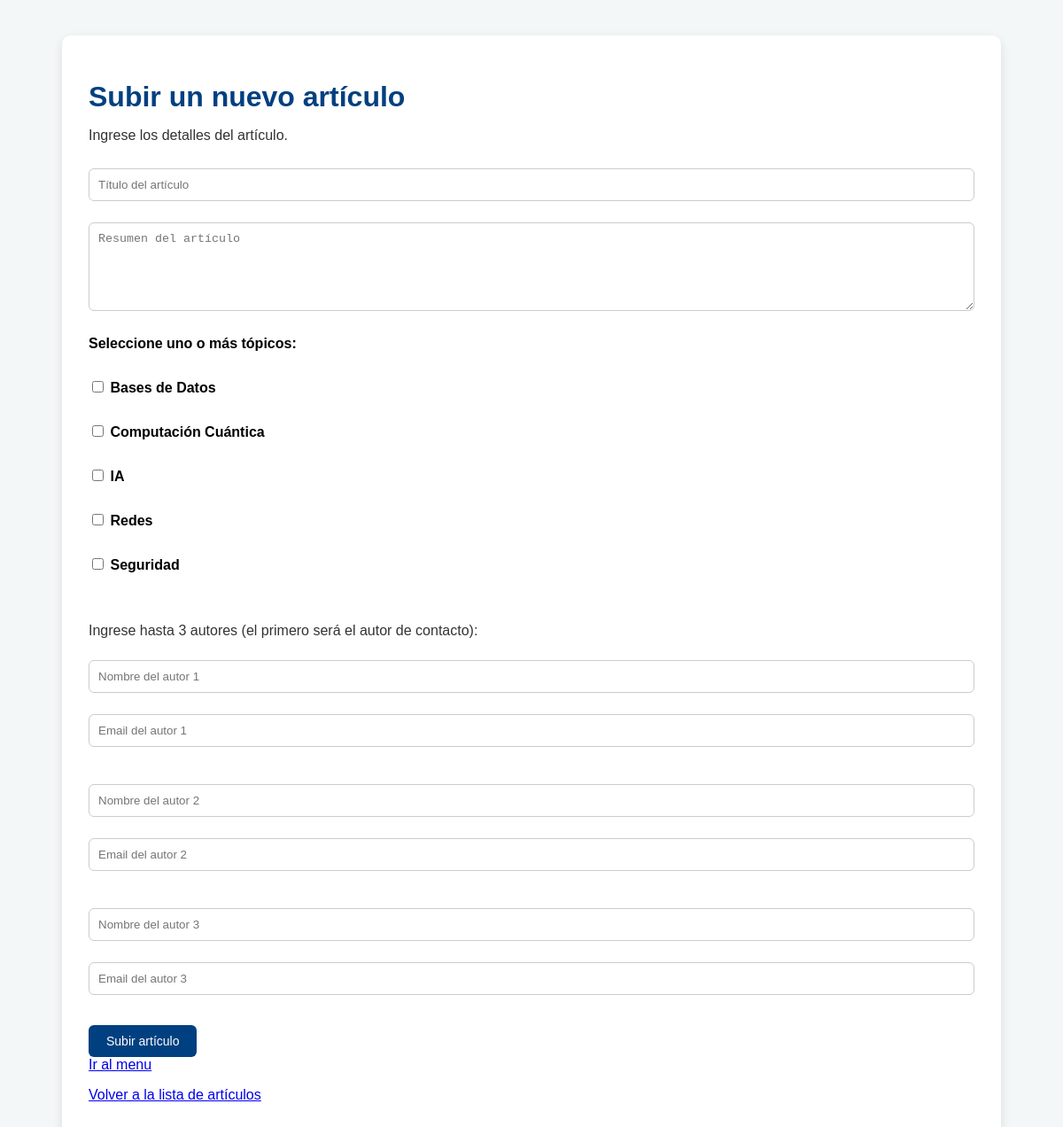
The page /PHP/src/pages/post_article.php on the database its author committed.
### tables this page shows
CREATE TABLE topico (
    ID_topico INT AUTO_INCREMENT PRIMARY KEY,
    nombre_topico VARCHAR(25) NOT NULL UNIQUE 
);

### PHP/src/pages/post_article.php (the view, shortened to what this page needs)
<!DOCTYPE html>
<html>
<head>
    <link rel="stylesheet" href="PHP/src/styles/article/post_article.css">
</head>
<body>
<div class="container">
    <h1>Subir un nuevo artículo</h1>
    <p>Ingrese los detalles del artículo.</p>
    <form action="?page=post_article" method="post">
    <input type="text" name="titulo" placeholder="Título del artículo" required><br>
    <textarea name="resumen" placeholder="Resumen del artículo" required></textarea><br>
    <label>Seleccione uno o más tópicos:</label><br>
    <?php
    $pdo = new PDO("mysql:host=localhost; dbname=gescon", "root", "");
    $stmt = $pdo->query("SELECT ID_topico, nombre_topico FROM topico");
    while ($row = $stmt->fetch()) {
        echo "<label><input type='checkbox' name='topicos[]' value='{$row['ID_topico']}'> {$row['nombre_topico']}</label><br>";
    }
    ?>
    <br>
    <p>Ingrese hasta 3 autores (el primero será el autor de contacto):</p>
    <?php for ($i = 0; $i < 3; $i++): ?>
    <input type="text" name="autor_nombres[]" placeholder="Nombre del autor <?= $i + 1 ?>" <?= $i == 0 ? 'required' : '' ?>><br>
    <input type="email" name="autor_emails[]" placeholder="Email del autor <?= $i + 1 ?>" <?= $i == 0 ? 'required' : '' ?>><br><br>
    <?php endfor; ?>
    <button type="submit">Subir artículo</button>
    <br>
    <a href="?page=main">Ir al menu</a>
</form>
</body>
</html>
<p><a href="?page=view_article">Volver a la lista de artículos</a></p>

### PHP/src/styles/article/post_article.css (style rules this page uses)
body { font-family: Arial, sans-serif; background-color: #f4f7f8; margin: 0; padding: 40px; display: flex; justify-content: center; }
.container { width: 100%; max-width: 1000px; background-color: white; padding: 30px; border-radius: 10px; box-shadow: 0 4px 12px rgba(0, 0, 0, 0.1); }
h1 { color: #004080; margin-bottom: 10px; }
p { color: #333; }
form { margin-top: 20px; }
input[type="text"], input[type="email"], textarea { width: 100%; padding: 10px; margin: 8px 0 16px; border: 1px solid #ccc; border-radius: 6px; box-sizing: border-box; }
textarea { resize: vertical; min-height: 100px; }
label { display: block; margin: 8px 0 4px; font-weight: bold; }
button { background-color: #004080; color: white; padding: 10px 20px; border: none; border-radius: 6px; cursor: pointer; font-size: 14px; }

### rows shown on the page
topico: nombre_topico "Bases de Datos"
topico: nombre_topico "Computación Cuántica"
topico: nombre_topico "IA"
topico: nombre_topico "Redes"
topico: nombre_topico "Seguridad"
